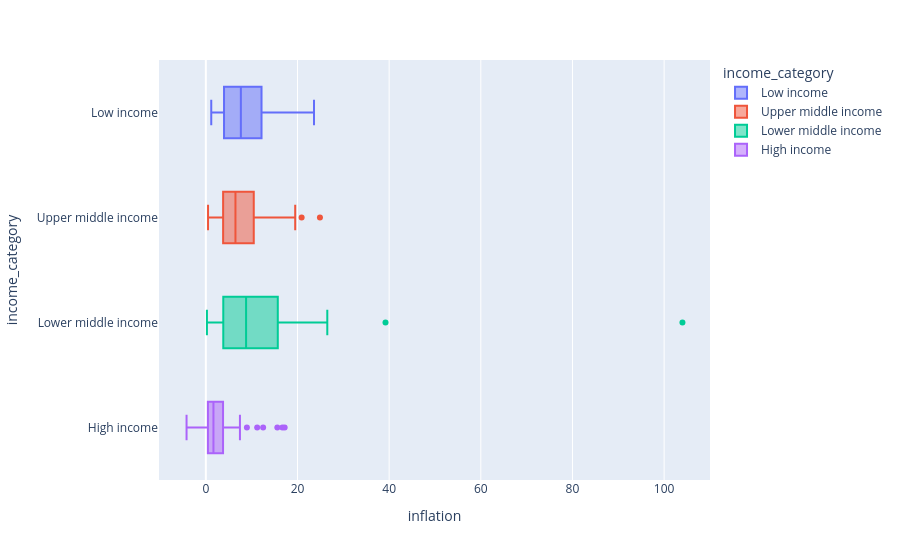

Here is the notebook cell this chart was saved with:
### Code cell
# Plot de Distribuição (Boxplot) por inflation e income_category
px.box(df_countries, x='inflation', y='income_category', color='income_category', orientation='h', hover_data='country')

### Figure 1 — Plotly figure (JSON) as saved in the notebook; plotly's stock layout.template omitted (floating-point values rounded to 4 significant figures)
{"data": [{"alignmentgroup": "True", "customdata": [["Afghanistan"], ["Burkina Faso"], ["Burundi"], ["Central African Republic"], ["Chad"], ["Congo Dem. Rep."], ["Eritrea"], ["Gambia"], ["Guinea-Bissau"], ["Liberia"], ["Madagascar"], ["Malawi"], ["Mali"], ["Mozambique"], ["Niger"], ["Rwanda"], ["Sierra Leone"], ["Sudan"], ["Togo"], ["Uganda"], ["Yemen"]], "hovertemplate": "income_category=%{y}<br>inflation=%{x}<br>country=%{customdata[0]}<extra></extra>", "legendgroup": "Low income", "marker": {"color": "#636efa"}, "name": "Low income", "notched": false, "offsetgroup": "Low income", "orientation": "h", "showlegend": true, "type": "box", "x": [9.44, 6.81, 12.3, 2.01, 6.39, 20.8, 11.6, 4.3, 2.97, 5.47, 8.79, 12.1, 4.37, 7.64, 2.55, 2.61, 17.2, 19.6, 1.18, 10.6, 23.6], "x0": " ", "xaxis": "x", "y": ["Low income", "Low income", "Low income", "Low income", "Low income", "Low income", "Low income", "Low income", "Low income", "Low income", "Low income", "Low income", "Low income", "Low income", "Low income", "Low income", "Low income", "Low income", "Low income", "Low income", "Low income"], "y0": " ", "yaxis": "y"}, {"alignmentgroup": "True", "customdata": [["Albania"], ["Argentina"], ["Armenia"], ["Azerbaijan"], ["Belarus"], ["Belize"], ["Bosnia and Herzegovina"], ["Botswana"], ["Brazil"], ["Bulgaria"], ["China"], ["Colombia"], ["Costa Rica"], ["Dominican Republic"], ["Ecuador"], ["El Salvador"], ["Equatorial Guinea"], ["Fiji"], ["Gabon"], ["Georgia"], ["Grenada"], ["Guatemala"], ["Indonesia"], ["Iraq"], ["Jamaica"], ["Kazakhstan"], ["Libya"], ["Malaysia"], ["Maldives"], ["Mauritius"], ["Moldova"], ["Montenegro"], ["Namibia"], ["Paraguay"], ["Peru"], ["Russia"], ["Serbia"], ["South Africa"], ["St. Vincent and the Grenadines"], ["Suriname"], ["Thailand"], ["Tonga"], ["Turkey"], ["Turkmenistan"]], "hovertemplate": "income_category=%{y}<br>inflation=%{x}<br>country=%{customdata[0]}<extra></extra>", "legendgroup": "Upper middle income", "marker": {"color": "#EF553B"}, "name": "Upper middle income", "notched": false, "offsetgroup": "Upper middle income", "orientation": "h", "showlegend": true, "type": "box", "x": [4.49, 20.9, 7.77, 13.8, 15.1, 1.14, 1.4, 8.92, 8.41, 1.11, 6.94, 3.86, 6.57, 5.44, 7.47, 2.65, 24.9, 4.23, 16.6, 8.55, 0.48, 5.14, 15.3, 16.6, 9.81, 19.5, 14.2, 7.27, 2.88, 1.13, 11.1, 1.6, 3.56, 6.1, 5.71, 14.2, 5.88, 6.35, 4.44, 7.2, 4.08, 3.68, 7.01, 2.31], "x0": " ", "xaxis": "x", "y": ["Upper middle income", "Upper middle income", "Upper middle income", "Upper middle income", "Upper middle income", "Upper middle income", "Upper middle income", "Upper middle income", "Upper middle income", "Upper middle income", "Upper middle income", "Upper middle income", "Upper middle income", "Upper middle income", "Upper middle income", "Upper middle income", "Upper middle income", "Upper middle income", "Upper middle income", "Upper middle income", "Upper middle income", "Upper middle income", "Upper middle income", "Upper middle income", "Upper middle income", "Upper middle income", "Upper middle income", "Upper middle income", "Upper middle income", "Upper middle income", "Upper middle income", "Upper middle income", "Upper middle income", "Upper middle income", "Upper middle income", "Upper middle income", "Upper middle income", "Upper middle income", "Upper middle income", "Upper middle income", "Upper middle income", "Upper middle income", "Upper middle income", "Upper middle income"], "y0": " ", "yaxis": "y"}, {"alignmentgroup": "True", "customdata": [["Algeria"], ["Angola"], ["Bangladesh"], ["Benin"], ["Bhutan"], ["Bolivia"], ["Cambodia"], ["Cameroon"], ["Cape Verde"], ["Comoros"], ["Congo Rep."], ["Cote d'Ivoire"], ["Egypt"], ["Ghana"], ["Guinea"], ["Haiti"], ["India"], ["Iran"], ["Jordan"], ["Kenya"], ["Kiribati"], ["Kyrgyz Republic"], ["Lao"], ["Lebanon"], ["Lesotho"], ["Mauritania"], ["Micronesia"], ["Mongolia"], ["Morocco"], ["Myanmar"], ["Nepal"], ["Nigeria"], ["Pakistan"], ["Philippines"], ["Samoa"], ["Senegal"], ["Solomon Islands"], ["Sri Lanka"], ["Tajikistan"], ["Tanzania"], ["Timor-Leste"], ["Tunisia"], ["Ukraine"], ["Uzbekistan"], ["Vanuatu"], ["Vietnam"], ["Zambia"]], "hovertemplate": "income_category=%{y}<br>inflation=%{x}<br>country=%{customdata[0]}<extra></extra>", "legendgroup": "Lower middle income", "marker": {"color": "#00cc96"}, "name": "Lower middle income", "notched": false, "offsetgroup": "Lower middle income", "orientation": "h", "showlegend": true, "type": "box", "x": [16.1, 22.4, 7.14, 0.885, 5.99, 8.78, 3.12, 1.91, 0.505, 3.87, 20.7, 5.39, 10.1, 16.6, 16.1, 5.45, 8.98, 15.9, 8.43, 2.09, 1.52, 10.0, 9.2, 0.238, 4.15, 18.9, 3.8, 39.2, 0.976, 7.04, 15.1, 104.0, 10.9, 4.22, 1.72, 1.85, 6.81, 22.8, 12.5, 9.25, 26.5, 3.82, 13.4, 16.5, 2.62, 12.1, 14.0], "x0": " ", "xaxis": "x", "y": ["Lower middle income", "Lower middle income", "Lower middle income", "Lower middle income", "Lower middle income", "Lower middle income", "Lower middle income", "Lower middle income", "Lower middle income", "Lower middle income", "Lower middle income", "Lower middle income", "Lower middle income", "Lower middle income", "Lower middle income", "Lower middle income", "Lower middle income", "Lower middle income", "Lower middle income", "Lower middle income", "Lower middle income", "Lower middle income", "Lower middle income", "Lower middle income", "Lower middle income", "Lower middle income", "Lower middle income", "Lower middle income", "Lower middle income", "Lower middle income", "Lower middle income", "Lower middle income", "Lower middle income", "Lower middle income", "Lower middle income", "Lower middle income", "Lower middle income", "Lower middle income", "Lower middle income", "Lower middle income", "Lower middle income", "Lower middle income", "Lower middle income", "Lower middle income", "Lower middle income", "Lower middle income", "Lower middle income"], "y0": " ", "yaxis": "y"}, {"alignmentgroup": "True", "customdata": [["Antigua and Barbuda"], ["Australia"], ["Austria"], ["Bahamas"], ["Bahrain"], ["Barbados"], ["Belgium"], ["Brunei"], ["Canada"], ["Chile"], ["Croatia"], ["Cyprus"], ["Czech Republic"], ["Denmark"], ["Estonia"], ["Finland"], ["France"], ["Germany"], ["Greece"], ["Guyana"], ["Hungary"], ["Iceland"], ["Ireland"], ["Israel"], ["Italy"], ["Japan"], ["Kuwait"], ["Latvia"], ["Lithuania"], ["Luxembourg"], ["Malta"], ["Netherlands"], ["New Zealand"], ["Norway"], ["Oman"], ["Panama"], ["Poland"], ["Portugal"], ["Qatar"], ["Romania"], ["Saudi Arabia"], ["Seychelles"], ["Singapore"], ["Slovak Republic"], ["Slovenia"], ["South Korea"], ["Spain"], ["Sweden"], ["Switzerland"], ["United Arab Emirates"], ["United Kingdom"], ["United States"], ["Uruguay"]], "hovertemplate": "income_category=%{y}<br>inflation=%{x}<br>country=%{customdata[0]}<extra></extra>", "legendgroup": "High income", "marker": {"color": "#ab63fa"}, "name": "High income", "notched": false, "offsetgroup": "High income", "orientation": "h", "showlegend": true, "type": "box", "x": [1.44, 1.16, 0.873, -0.393, 7.44, 0.321, 1.88, 16.7, 2.87, 8.96, 0.821, 2.01, -1.43, 3.22, 1.74, 0.351, 1.05, 0.758, 0.673, 5.73, 2.33, 5.47, -3.22, 1.77, 0.319, -1.9, 11.2, -0.812, 2.38, 3.62, 3.83, 0.848, 3.73, 5.95, 15.6, 2.59, 1.66, 0.643, 6.98, 3.53, 17.2, -4.21, -0.046, 0.485, -0.987, 3.16, 0.16, 0.991, 0.317, 12.5, 1.57, 1.22, 4.91], "x0": " ", "xaxis": "x", "y": ["High income", "High income", "High income", "High income", "High income", "High income", "High income", "High income", "High income", "High income", "High income", "High income", "High income", "High income", "High income", "High income", "High income", "High income", "High income", "High income", "High income", "High income", "High income", "High income", "High income", "High income", "High income", "High income", "High income", "High income", "High income", "High income", "High income", "High income", "High income", "High income", "High income", "High income", "High income", "High income", "High income", "High income", "High income", "High income", "High income", "High income", "High income", "High income", "High income", "High income", "High income", "High income", "High income"], "y0": " ", "yaxis": "y"}], "layout": {"boxmode": "overlay", "legend": {"title": {"text": "income_category"}, "tracegroupgap": 0}, "margin": {"t": 60}, "xaxis": {"anchor": "y", "domain": [0, 1], "title": {"text": "inflation"}}, "yaxis": {"anchor": "x", "categoryarray": ["High income", "Lower middle income", "Upper middle income", "Low income"], "categoryorder": "array", "domain": [0, 1], "title": {"text": "income_category"}}}}
